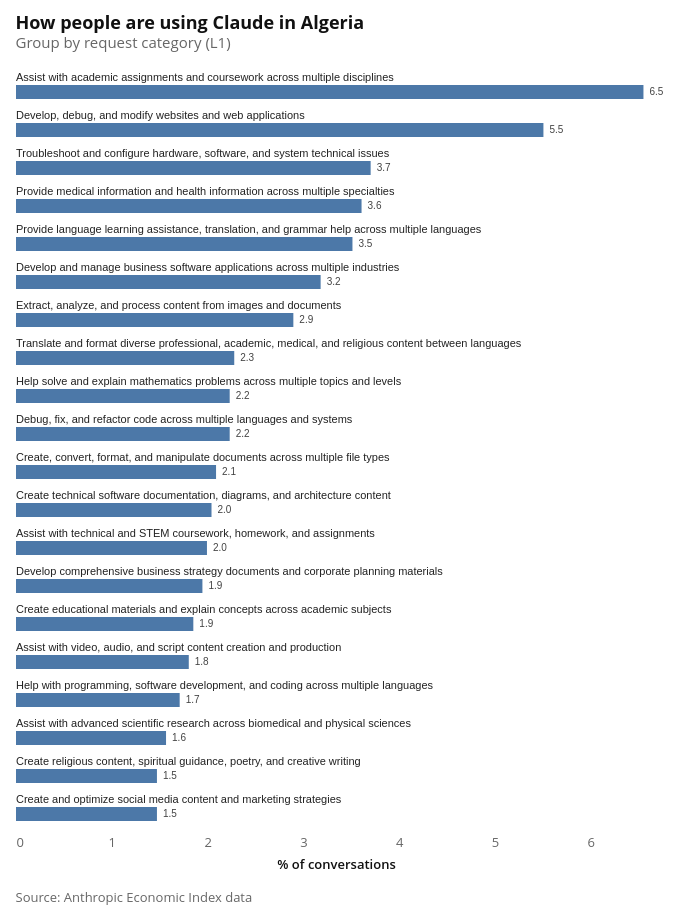

The cell this chart's notebook holds for it:
### Code cell
l1_bar_chart = make_bar(
    req_l1,
    label_col="cluster_name",
    value_col="pct",
    title=f"How people are using Claude in {COUNTRY_NAME}",
    subtitle="Group by request category (L1)",
    top_n=20,
)

attaviz.add_caption(
    l1_bar_chart,
    "Source: Anthropic Economic Index data",
)

### Figure 1 — Vega-Lite specification as saved in the notebook (floating-point values rounded to 4 significant figures)
{"config": {"background": "white", "padding": 15, "mark": {"tooltip": true}, "point": {"filled": true, "size": 60, "stroke": "white", "strokeWidth": 1}, "circle": {"filled": true, "stroke": "white", "strokeWidth": 1}, "square": {"filled": true, "stroke": "white", "strokeWidth": 1}, "line": {"strokeWidth": 4, "strokeCap": "round", "strokeJoin": "round"}, "bar": {"cornerRadiusEnd": 0}, "area": {"opacity": 0.7}, "arc": {"stroke": "white", "strokeWidth": 1}, "rect": {"stroke": "#8A969F", "strokeWidth": 0.5}, "geoshape": {"stroke": "#666666", "strokeWidth": 0.3, "strokeJoin": "round", "strokeCap": "round"}, "title": {"font": "Open Sans, sans-serif", "fontSize": 18, "fontWeight": 700, "lineHeight": 22, "color": "#111111", "anchor": "start", "offset": 21, "subtitleFont": "Open Sans, sans-serif", "subtitleFontSize": 15, "subtitleFontWeight": 400, "subtitleLineHeight": 18, "subtitleColor": "#666666", "subtitlePadding": 3}, "axis": {"domain": false, "grid": true, "gridColor": "#CED4DE", "gridDash": [4, 2], "gridWidth": 1, "labelFont": "Open Sans, sans-serif", "labelFontSize": 13, "labelFontWeight": 400, "labelColor": "#666666", "labelPadding": 3, "tickColor": "#CED4DE", "tickSize": 5, "tickCount": 5, "titleFont": "Open Sans, sans-serif", "titleFontSize": 13, "titleFontWeight": 600, "titleColor": "#111111", "titlePadding": 9}, "axisX": {"grid": false, "tickSize": 0, "labelAngle": 0}, "axisY": {"domain": false, "ticks": false, "gridColor": "#CED4DE", "gridDash": [4, 2], "gridWidth": 1}, "axisQuantitative": {"tickCount": 5}, "axisBand": {"labelPadding": 6, "tickSize": 0}, "axisTemporal": {"grid": false}, "legend": {"labelFont": "Open Sans, sans-serif", "labelFontSize": 13, "labelFontWeight": 600, "labelColor": "#111111", "titleFont": "Open Sans, sans-serif", "titleFontSize": 13, "titleFontWeight": 600, "titleColor": "#111111", "titlePadding": 3, "symbolSize": 196, "symbolStrokeWidth": 0, "padding": 15, "offset": 21, "columnPadding": 21, "orient": "bottom", "labelLimit": 200, "titleLimit": 200}, "view": {"stroke": null, "continuousWidth": 600, "continuousHeight": 400}, "range": {"category": ["#34A7F2", "#FF9800", "#664AB6", "#4EC2C0", "#F3578E", "#081079", "#0C7C68", "#AA0000", "#DDDA21"], "diverging": ["#920000", "#BD6126", "#E3A763", "#EFEFEF", "#80BDE7", "#3587C3", "#025288"], "heatmap": ["#E3F6FD", "#75CCEC", "#089BD4", "#0169A1", "#023B6F"], "ordinal": ["#E3F6FD", "#75CCEC", "#089BD4", "#0169A1", "#023B6F"], "ramp": ["#E3F6FD", "#75CCEC", "#089BD4", "#0169A1", "#023B6F"]}, "scale": {"bandPaddingInner": 0.2, "bandPaddingOuter": 0.1, "pointPadding": 0.5}, "header": {"labelFont": "Open Sans, sans-serif", "labelFontSize": 13, "labelFontWeight": 600, "labelColor": "#111111", "titleFont": "Open Sans, sans-serif", "titleFontSize": 15, "titleFontWeight": 600, "titleColor": "#111111"}, "concat": {"spacing": 18}, "facet": {"spacing": 18}, "selection": {"point": {"on": "click", "clear": "dblclick"}, "interval": {"mark": {"fill": "#0071BC", "fillOpacity": 0.15, "stroke": "#0071BC", "strokeWidth": 1}}}}, "vconcat": [{"layer": [{"mark": {"type": "bar", "size": 14}, "encoding": {"tooltip": [{"field": "cluster_name", "title": "Group", "type": "nominal"}, {"field": "pct", "format": ".2%", "title": "%", "type": "quantitative"}], "x": {"field": "pct", "scale": {"domain": [0, 6.681], "nice": false}, "title": "% of conversations", "type": "quantitative"}, "y": {"axis": null, "field": "cluster_name", "sort": "-x", "title": null, "type": "nominal"}}}, {"mark": {"type": "text", "align": "left", "baseline": "bottom", "color": "#222", "dy": -9, "fontSize": 11}, "encoding": {"text": {"field": "cluster_name", "type": "nominal"}, "x": {"field": "_zero", "type": "quantitative"}, "y": {"axis": null, "field": "cluster_name", "sort": "-x", "title": null, "type": "nominal"}}}, {"mark": {"type": "text", "align": "left", "baseline": "middle", "color": "#444", "dx": 6, "fontSize": 10}, "encoding": {"text": {"field": "pct", "format": ".1f", "type": "quantitative"}, "x": {"field": "pct", "type": "quantitative"}, "y": {"axis": null, "field": "cluster_name", "sort": "-x", "title": null, "type": "nominal"}}}], "height": 760, "title": {"text": "How people are using Claude in Algeria", "subtitle": "Group by request category (L1)"}, "width": 640}], "data": {"name": "data-7eef0d987e2893a39b809e353c5a02c2"}, "title": {"text": "Source: Anthropic Economic Index data", "anchor": "start", "color": "#666666", "font": "Open Sans, sans-serif", "fontSize": 13, "fontWeight": 400, "lineHeight": 20, "offset": 21, "orient": "bottom"}, "$schema": "https://vega.github.io/schema/vega-lite/v6.4.1.json", "datasets": {"data-7eef0d987e2893a39b809e353c5a02c2": [{"cluster_name": "Assist with academic assignments and coursework across multiple disciplines", "pct": 6.55, "_zero": 0.0}, {"cluster_name": "Develop, debug, and modify websites and web applications", "pct": 5.505, "_zero": 0.0}, {"cluster_name": "Troubleshoot and configure hardware, software, and system technical issues", "pct": 3.702, "_zero": 0.0}, {"cluster_name": "Provide medical information and health information across multiple specialties", "pct": 3.607, "_zero": 0.0}, {"cluster_name": "Provide language learning assistance, translation, and grammar help across multiple languages", "pct": 3.512, "_zero": 0.0}, {"cluster_name": "Develop and manage business software applications across multiple industries", "pct": 3.18, "_zero": 0.0}, {"cluster_name": "Extract, analyze, and process content from images and documents", "pct": 2.895, "_zero": 0.0}, {"cluster_name": "Translate and format diverse professional, academic, medical, and religious content between languages", "pct": 2.278, "_zero": 0.0}, {"cluster_name": "Help solve and explain mathematics problems across multiple topics and levels", "pct": 2.231, "_zero": 0.0}, {"cluster_name": "Debug, fix, and refactor code across multiple languages and systems", "pct": 2.231, "_zero": 0.0}, {"cluster_name": "Create, convert, format, and manipulate documents across multiple file types", "pct": 2.088, "_zero": 0.0}, {"cluster_name": "Create technical software documentation, diagrams, and architecture content", "pct": 2.041, "_zero": 0.0}, {"cluster_name": "Assist with technical and STEM coursework, homework, and assignments", "pct": 1.993, "_zero": 0.0}, {"cluster_name": "Develop comprehensive business strategy documents and corporate planning materials", "pct": 1.946, "_zero": 0.0}, {"cluster_name": "Create educational materials and explain concepts across academic subjects", "pct": 1.851, "_zero": 0.0}, {"cluster_name": "Assist with video, audio, and script content creation and production", "pct": 1.804, "_zero": 0.0}, {"cluster_name": "Help with programming, software development, and coding across multiple languages", "pct": 1.709, "_zero": 0.0}, {"cluster_name": "Assist with advanced scientific research across biomedical and physical sciences", "pct": 1.566, "_zero": 0.0}, {"cluster_name": "Create religious content, spiritual guidance, poetry, and creative writing", "pct": 1.471, "_zero": 0.0}, {"cluster_name": "Create and optimize social media content and marketing strategies", "pct": 1.471, "_zero": 0.0}]}}
